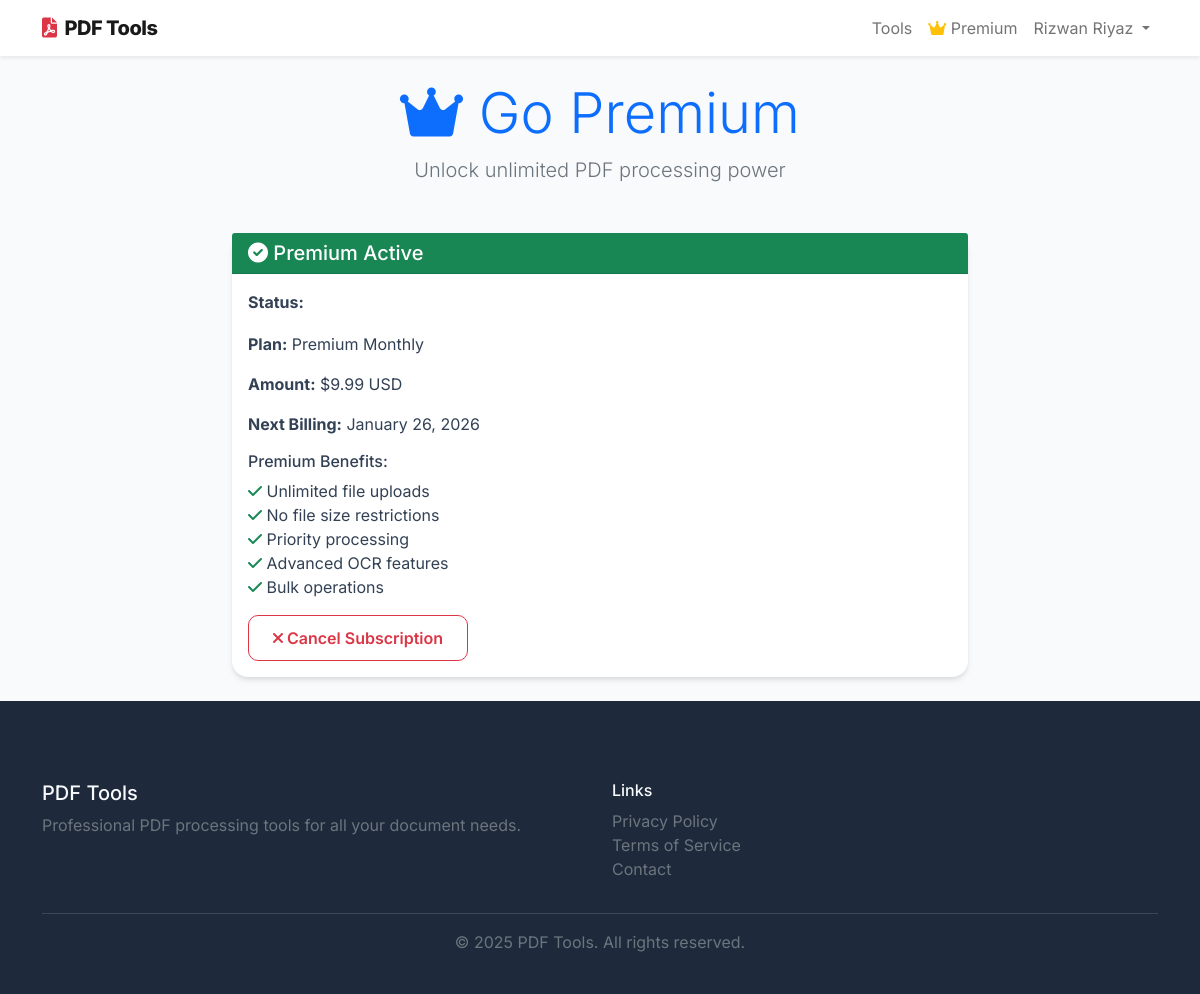
/premium (signed in), run on the app's committed database.
### models.py (models this page shows, shortened)
class User(UserMixin, db.Model):
    __tablename__ = 'users'
    id = db.Column(db.String, primary_key=True)
    email = db.Column(db.String, unique=True, nullable=False)
    first_name = db.Column(db.String, nullable=False)
    last_name = db.Column(db.String, nullable=False)
    password_hash = db.Column(db.String(256), nullable=True)  # For custom auth
    profile_image_url = db.Column(db.String, nullable=True)
    is_premium = db.Column(db.Boolean, default=False)
    created_at = db.Column(db.DateTime, default=datetime.now)
    updated_at = db.Column(db.DateTime, default=datetime.now, onupdate=datetime.now)
    jobs = db.relationship('ProcessingJob', backref='user', lazy=True, cascade='all, delete-orphan')
    def has_active_subscription(self):
        if self.is_premium:
            return True
        for subscription in self.subscriptions:
            if subscription.is_active():
                return True
        return False
    def get_active_subscription(self):
        for subscription in self.subscriptions:
            if subscription.is_active():
                return subscription
        return None

class Subscription(db.Model):
    __tablename__ = 'subscriptions'
    id = db.Column(db.String, primary_key=True)
    user_id = db.Column(db.String, db.ForeignKey('users.id'), nullable=False)
    paypal_agreement_id = db.Column(db.String, unique=True, nullable=True)
    paypal_subscription_id = db.Column(db.String, unique=True, nullable=True)
    status = db.Column(db.Enum(SubscriptionStatus), default=SubscriptionStatus.PENDING)
    plan_name = db.Column(db.String, default="Premium Monthly")
    amount = db.Column(db.Float, default=9.99)
    currency = db.Column(db.String, default="USD")
    created_at = db.Column(db.DateTime, default=datetime.now)
    activated_at = db.Column(db.DateTime, nullable=True)
    cancelled_at = db.Column(db.DateTime, nullable=True)
    expires_at = db.Column(db.DateTime, nullable=True)
    user = db.relationship('User', backref='subscriptions')
    def is_active(self):
        return (self.status == SubscriptionStatus.ACTIVE and
                (self.expires_at is None or self.expires_at > datetime.now()))

### routes.py (the view)
@app.route('/premium')
@login_required
def premium():
    user_subscription = current_user.get_active_subscription()
    return render_template('premium.html',
                         user=current_user,
                         subscription=user_subscription)

### routes.py (called while the page is built)
@login_manager.user_loader
def load_user(user_id):
    return User.query.get(str(user_id))

@app.before_request
def make_session_permanent():
    session.permanent = True

### templates/premium.html (shortened to what this page needs)
{% extends "base.html" %}
{% block content %}
<div class="container mt-4">
    <div class="row justify-content-center">
        <div class="col-md-8">
            <div class="text-center mb-5">
                <h1 class="display-4 text-primary">
                    <i class="fas fa-crown"></i> Go Premium
                </h1>
                <p class="lead text-muted">
                    Unlock unlimited PDF processing power
                </p>
            </div>
            {% if subscription and subscription.is_active() %}
            <div class="card border-success mb-4">
                <div class="card-header bg-success text-white">
                    <h5 class="mb-0">
                        <i class="fas fa-check-circle"></i> Premium Active
                    </h5>
                </div>
                <div class="card-body">
                    <p class="card-text">
                        <strong>Status:</strong>
                        <span class="badge badge-success">{{ subscription.status.value.title() }}</span>
                    </p>
                    <p class="card-text">
                        <strong>Plan:</strong> {{ subscription.plan_name }}
                    </p>
                    <p class="card-text">
                        <strong>Amount:</strong> ${{ "%.2f"|format(subscription.amount) }} {{ subscription.currency }}
                    </p>
                    {% if subscription.expires_at %}
                    <p class="card-text">
                        <strong>Next Billing:</strong> {{ subscription.expires_at.strftime('%B %d, %Y') }}
                    </p>
                    {% endif %}
                    <div class="mt-3">
                        <h6>Premium Benefits:</h6>
                        <ul class="list-unstyled">
                            <li><i class="fas fa-check text-success"></i> Unlimited file uploads</li>
                            <li><i class="fas fa-check text-success"></i> No file size restrictions</li>
                            <li><i class="fas fa-check text-success"></i> Priority processing</li>
                            <li><i class="fas fa-check text-success"></i> Advanced OCR features</li>
                            <li><i class="fas fa-check text-success"></i> Bulk operations</li>
                        </ul>
                    </div>
                    <form method="POST" action="{{ url_for('cancel_subscription') }}" class="mt-3">
                        <button type="submit" class="btn btn-outline-danger"
                                onclick="return confirm('Are you sure you want to cancel your subscription?')">
                            <i class="fas fa-times"></i> Cancel Subscription
                        </button>
                    </form>
                </div>
            </div>
            {% endif %}
        </div>
    </div>
</div>
{% endblock %}

### templates/base.html (shortened to what this page needs)
<!DOCTYPE html>
<html lang="en">
<head>
    <link href="https://cdn.jsdelivr.net/npm/bootstrap@5.1.3/dist/css/bootstrap.min.css" rel="stylesheet">
    <link href="https://cdnjs.cloudflare.com/ajax/libs/font-awesome/6.0.0/css/all.min.css" rel="stylesheet">
    <link rel="stylesheet" href="{{ url_for('static', filename='style.css') }}">
</head>
<body>
    <nav class="navbar navbar-expand-lg navbar-light bg-white shadow-sm">
        <div class="container">
            <a class="navbar-brand" href="{{ url_for('index') }}">
                <i class="fas fa-file-pdf text-danger me-2"></i>PDF Tools
            </a>
            <div class="collapse navbar-collapse" id="navbarNav">
                <ul class="navbar-nav ms-auto">
                    {% if current_user.is_authenticated %}
                        <li class="nav-item">
                            <a class="nav-link" href="{{ url_for('tools') }}">Tools</a>
                        </li>
                        <li class="nav-item">
                            <a class="nav-link" href="{{ url_for('premium') }}">
                                {% if current_user.has_active_subscription() %}
                                    <i class="fas fa-crown text-warning"></i> Premium
                                {% else %}
                                    <i class="fas fa-star"></i> Go Premium
                                {% endif %}
                            </a>
                        </li>
                        <li class="nav-item dropdown">
                            <a class="nav-link dropdown-toggle" href="#" id="navbarDropdown" role="button" data-bs-toggle="dropdown">
                                {{ current_user.first_name }} {{ current_user.last_name }}
                            </a>
                        </li>
                    {% endif %}
                </ul>
            </div>
        </div>
    </nav>
    <main>
        {% block content %}{% endblock %}
    </main>
    <footer class="footer">
        <div class="container">
            <div class="row">
                <div class="col-md-6">
                    <h5>PDF Tools</h5>
                    <p class="text-muted">Professional PDF processing tools for all your document needs.</p>
                </div>
                <div class="col-md-6">
                    <h6>Links</h6>
                    <ul class="list-unstyled">
                        <li><a href="{{ url_for('privacy') }}" class="text-muted">Privacy Policy</a></li>
                        <li><a href="{{ url_for('terms') }}" class="text-muted">Terms of Service</a></li>
                        <li><a href="{{ url_for('contact') }}" class="text-muted">Contact</a></li>
                    </ul>
                </div>
            </div>
            <hr>
            <div class="text-center">
                <p class="text-muted mb-0">&copy; 2025 PDF Tools. All rights reserved.</p>
            </div>
        </div>
    </footer>
</body>
</html>

### static/style.css (style rules this page uses)
:root { --pdf-red: #e74c3c; --pdf-dark: #2c3e50; --premium-gold: #f1c40f; --gradient-primary: linear-gradient(135deg, #667eea 0%, #764ba2 100%); }
body { font-family: 'Inter', -apple-system, BlinkMacSystemFont, "Segoe UI", Roboto, Helvetica, Arial, sans-serif; background-color: #f8fafc; color: #334155; }
.navbar { backdrop-filter: blur(10px); background-color: rgba(255, 255, 255, 0.9) !important; }
.navbar-brand { font-weight: 800; letter-spacing: -0.5px; }
.card { border: none; border-radius: 16px; box-shadow: 0 4px 6px -1px rgba(0, 0, 0, 0.1), 0 2px 4px -1px rgba(0, 0, 0, 0.06); transition: all 0.3s cubic-bezier(0.4, 0, 0.2, 1); }
.btn { border-radius: 10px; padding: 10px 24px; font-weight: 600; transition: all 0.2s ease; }
.badge { padding: 0.5em 1em; border-radius: 6px; font-weight: 600; }
.footer { background-color: #1e293b; color: #94a3b8; padding: 80px 0 40px; }
.footer h5, .footer h6 { color: #f8fafc; }
.footer a { color: #94a3b8; text-decoration: none; transition: color 0.2s ease; }

### data on the page
User: first_name "Rizwan", last_name "Riyaz"
Subscription: plan_name "Premium Monthly", amount "9.99", currency "USD", expires_at "January 26, 2026"
